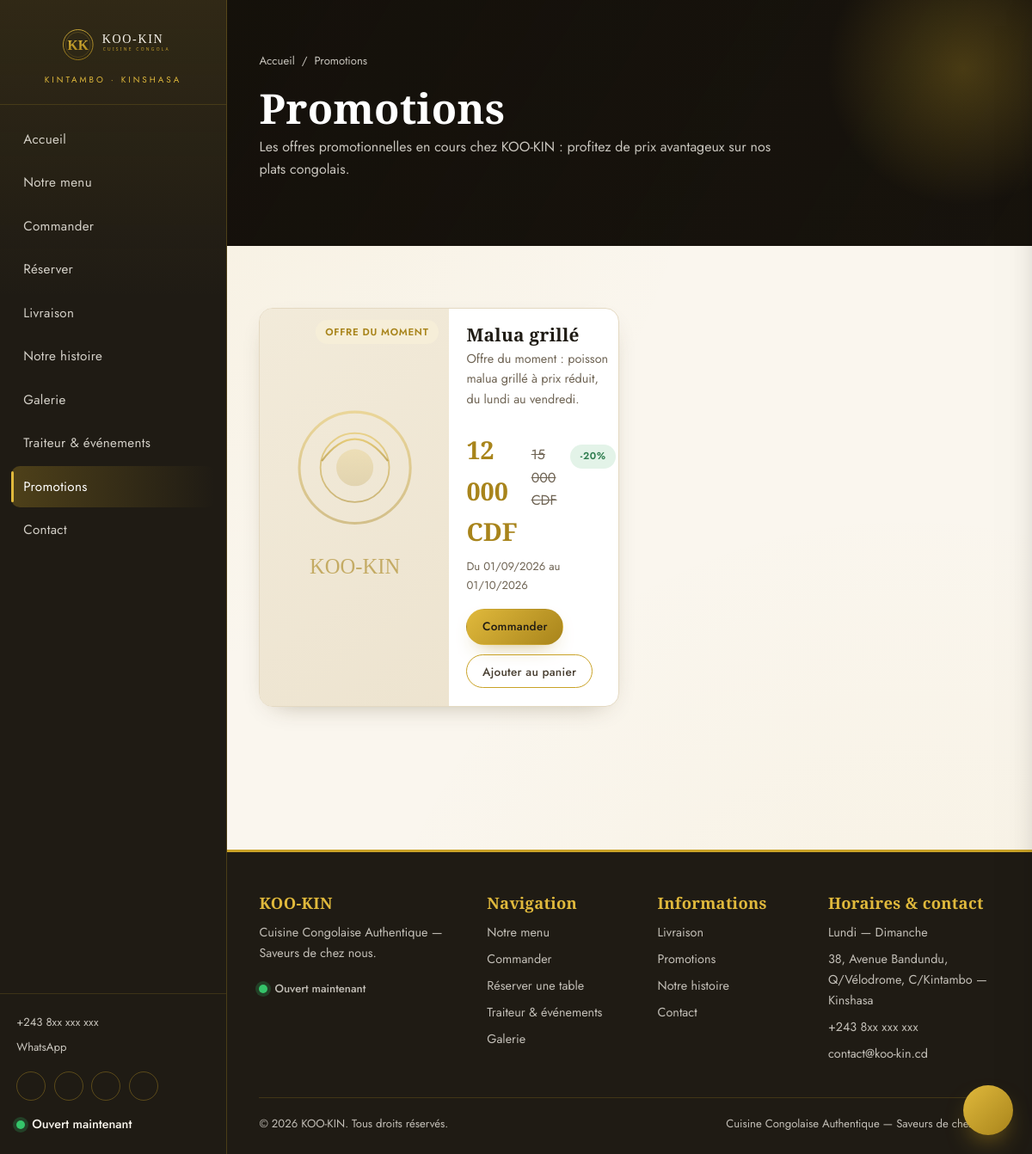
The app's page /promotions.php with its own data.
### tables this page shows
CREATE TABLE `parametres_site` (
  `id` INT UNSIGNED NOT NULL AUTO_INCREMENT,
  `cle` VARCHAR(100) NOT NULL,
  `valeur` TEXT NULL,
  `description` VARCHAR(255) NULL,
  PRIMARY KEY (`id`),
  UNIQUE KEY `uq_parametres_cle` (`cle`)
);

CREATE TABLE `promotions` (
  `id` INT UNSIGNED NOT NULL AUTO_INCREMENT,
  `plat_id` INT UNSIGNED NULL,
  `nom` VARCHAR(150) NOT NULL,
  `description` TEXT NULL,
  `prix_normal` INT UNSIGNED NOT NULL,
  `prix_promo` INT UNSIGNED NOT NULL,
  `photo` VARCHAR(255) NULL,
  `date_debut` DATE NULL,
  `date_fin` DATE NULL,
  `actif` TINYINT(1) NOT NULL DEFAULT 1,
  `created_at` DATETIME NOT NULL DEFAULT CURRENT_TIMESTAMP,
  PRIMARY KEY (`id`),
  KEY `fk_promotions_plat` (`plat_id`),
  CONSTRAINT `fk_promotions_plat` FOREIGN KEY (`plat_id`)
    REFERENCES `plats` (`id`) ON DELETE SET NULL ON UPDATE CASCADE
);

### classes/core/Config.php (called while the page is built, shortened)
<?php
class Config
{
    private static ?array $items = null;
    public static function load(array $data): void
    {
        self::$items = $data;
    }
    public static function get(string $key, mixed $default = null): mixed
    {
        $segments = explode('.', $key);
        $value = self::$items;
        foreach ($segments as $segment) {
            if (!is_array($value) || !array_key_exists($segment, $value)) {
                return $default;
            }
            $value = $value[$segment];
        }
        return $value;
    }
}

### classes/core/Database.php (called while the page is built, shortened)
<?php
class Database
{
    private static ?Database $instance = null;
    private PDO $pdo;
    private function __construct(array $cfg)
    {
        $dsn = sprintf(
            'mysql:host=%s;port=%d;dbname=%s;charset=%s',
            $cfg['host'],
            $cfg['port'],
            $cfg['name'],
            $cfg['charset']
        );
        try {
            $this->pdo = new PDO($dsn, $cfg['user'], $cfg['pass'], [
                PDO::ATTR_ERRMODE            => PDO::ERRMODE_EXCEPTION,
                PDO::ATTR_DEFAULT_FETCH_MODE => PDO::FETCH_ASSOC,
                PDO::ATTR_EMULATE_PREPARES   => false,
            ]);
        } catch (PDOException $e) {
            throw new RuntimeException('Connexion à la base de données impossible : ' . $e->getMessage());
        }
    }
    public static function init(array $cfg): void
    {
        if (self::$instance === null) {
            self::$instance = new self($cfg);
        }
    }
    public static function instance(): self
    {
        return self::$instance;
    }
    public function run(string $sql, array $params = []): \PDOStatement
    {
        $stmt = $this->pdo->prepare($sql);
        $stmt->execute($params);
        return $stmt;
    }
    public function all(string $sql, array $params = []): array
    {
        return $this->run($sql, $params)->fetchAll();
    }
    public function one(string $sql, array $params = []): ?array
    {
        $row = $this->run($sql, $params)->fetch();
        return $row === false ? null : $row;
    }
}

### promotions.php (the view, shortened to what this page needs)
<?php
$promotions = db()->all('SELECT p.*, pl.nom AS plat_nom FROM promotions p LEFT JOIN plats pl ON pl.id = p.plat_id WHERE p.actif = 1 ORDER BY p.id DESC');
$page = [
    'titre' => 'Promotions — KOO-KIN',
    'actif' => 'promotions',
    'description' => 'Les offres promotionnelles en cours chez KOO-KIN : profitez de prix avantageux sur nos plats congolais.',
    'fil' => 'Promotions',
];
require BASE_PATH . 'includes/front/header.php';
require BASE_PATH . 'includes/front/entete-page.php';
?>
<section class="section">
    <div class="conteneur">
        <?php if ($promotions): ?>
            <div class="grille grille--2">
                <?php foreach ($promotions as $promo):
                    $active = (!empty($promo['date_debut']) && strtotime($promo['date_debut']) > time()) ||
                              (!empty($promo['date_fin']) && strtotime($promo['date_fin']) < time()); ?>
                    <article class="carte animer" style="flex-direction:row;align-items:stretch">
                        <div class="carte__media" style="min-width:220px;aspect-ratio:auto">
                            <img src="<?= e(plat_photo($promo['photo'] ?? null)) ?>" alt="<?= e($promo['nom']) ?>" loading="lazy">
                            <?php if ($active): ?>
                                <div class="carte__etiquettes carte__etiquettes--droite"><span class="badge badge--erreur">Terminée</span></div>
                            <?php else: ?>
                                <div class="carte__etiquettes carte__etiquettes--droite"><span class="badge badge--or">Offre du moment</span></div>
                            <?php endif; ?>
                        </div>
                        <div class="carte__corps">
                            <h3 class="carte__titre"><?= e($promo['nom']) ?></h3>
                            <p class="carte__desc"><?= e($promo['description'] ?: '') ?></p>
                            <div style="display:flex;gap:1rem;align-items:baseline;margin:.4rem 0">
                                <span class="prix" style="font-size:1.8rem"><?= e(format_prix($promo['prix_promo'])) ?></span>
                                <span class="prix--barre"><?= e(format_prix($promo['prix_normal'])) ?></span>
                                <span class="badge badge--succes">-<?= e((string) round(100 * (1 - (int) $promo['prix_promo'] / max(1, (int) $promo['prix_normal'])))) ?>%</span>
                            </div>
                            <?php if (!empty($promo['date_debut']) && !empty($promo['date_fin'])): ?>
                                <p class="texte-doux" style="font-size:.82rem">Du <?= e(date('d/m/Y', strtotime($promo['date_debut']))) ?> au <?= e(date('d/m/Y', strtotime($promo['date_fin']))) ?></p>
                            <?php endif; ?>
                            <div style="margin-top:auto;display:flex;gap:.7rem;flex-wrap:wrap">
                                <a href="<?= e(url('commander.php')) ?>" class="btn btn--or btn--sm">Commander</a>
                                <?php if ($promo['plat_id']): ?>
                                    <button type="button" class="btn btn--contour btn--sm" data-panier="<?= (int) $promo['plat_id'] ?>">Ajouter au panier</button>
                                <?php endif; ?>
                            </div>
                        </div>
                    </article>
                <?php endforeach; ?>
            </div>
        <?php endif; ?>
    </div>
</section>
<?php require BASE_PATH . 'includes/front/footer.php';

### includes/front/header.php (shortened to what this page needs)
<?php
$page = $page ?? [];
$actif = $page['actif'] ?? '';
$phone = (string) param('telephone', '+243 8xx xxx xxx');
$whatsapp = (string) param('whatsapp', '2438xxxxxxx');
$horaireDuJour = db()->one(
    'SELECT ouverture, fermeture, ferme FROM horaires WHERE id = ? LIMIT 1',
    [(int) date('N')]
);
$statut = 'ferme';
if ($horaireDuJour && (int) $horaireDuJour['ferme'] === 0 && $horaireDuJour['ouverture'] && $horaireDuJour['fermeture']) {
    $now = time();
    $ouvre = strtotime('today ' . $horaireDuJour['ouverture']);
    $ferme = strtotime('today ' . $horaireDuJour['fermeture']);
    $statut = ($now >= $ouvre && $now <= $ferme) ? 'ouvert' : 'ferme';
}
?>
<!doctype html>
<html lang="fr">
<head>
    <link rel="stylesheet" href="<?= e(asset('css/style.css')) ?>">
</head>
<body>
<aside class="sidebar" id="sidebar" aria-label="Navigation principale">
    <div class="sidebar__logo">
        <a href="<?= e(url('/')) ?>">
            <img src="<?= e(asset('img/logo.svg')) ?>" alt="KOO-KIN">
        </a>
        <span>Kintambo · Kinshasa</span>
    </div>
    <nav class="sidebar__nav">
        <a href="<?= e(url('/')) ?>" class="<?= $actif === 'accueil' ? 'actif' : '' ?>">Accueil</a>
        <a href="<?= e(url('menu.php')) ?>" class="<?= $actif === 'menu' ? 'actif' : '' ?>">Notre menu</a>
        <a href="<?= e(url('commander.php')) ?>" class="<?= $actif === 'commander' ? 'actif' : '' ?>">Commander</a>
        <a href="<?= e(url('reservation.php')) ?>" class="<?= $actif === 'reservation' ? 'actif' : '' ?>">Réserver</a>
        <a href="<?= e(url('livraison.php')) ?>" class="<?= $actif === 'livraison' ? 'actif' : '' ?>">Livraison</a>
        <a href="<?= e(url('histoire.php')) ?>" class="<?= $actif === 'histoire' ? 'actif' : '' ?>">Notre histoire</a>
        <a href="<?= e(url('galerie.php')) ?>" class="<?= $actif === 'galerie' ? 'actif' : '' ?>">Galerie</a>
        <a href="<?= e(url('traiteur.php')) ?>" class="<?= $actif === 'traiteur' ? 'actif' : '' ?>">Traiteur &amp; événements</a>
        <a href="<?= e(url('promotions.php')) ?>" class="<?= $actif === 'promotions' ? 'actif' : '' ?>">Promotions</a>
        <a href="<?= e(url('contact.php')) ?>" class="<?= $actif === 'contact' ? 'actif' : '' ?>">Contact</a>
    </nav>
    <div class="sidebar__contact">
        <a href="tel:<?= e(preg_replace('/\s+/', '', $phone)) ?>"><?= e($phone) ?></a>
        <a href="https://wa.me/<?= e($whatsapp) ?>" target="_blank" rel="noopener">WhatsApp</a>
        <div class="sidebar__social">
            <a href="<?= e((string) param('facebook', '#')) ?>" target="_blank" rel="noopener" aria-label="Facebook"><?= icone('facebook') ?></a>
            <a href="<?= e((string) param('instagram', '#')) ?>" target="_blank" rel="noopener" aria-label="Instagram"><?= icone('instagram') ?></a>
            <a href="<?= e((string) param('tiktok', '#')) ?>" target="_blank" rel="noopener" aria-label="TikTok"><?= icone('tiktok') ?></a>
            <a href="https://wa.me/<?= e($whatsapp) ?>" target="_blank" rel="noopener" aria-label="WhatsApp"><?= icone('whatsapp') ?></a>
        </div>
        <p class="statut-ouvert <?= $statut === 'ouvert' ? 'ouvert' : 'ferme' ?>" style="margin:1rem 0 0">
            <span class="point"></span>
            <?= $statut === 'ouvert' ? 'Ouvert maintenant' : 'Fermé actuellement' ?>
        </p>
    </div>
</aside>
<div class="page">
    <main id="contenu">

### includes/front/footer.php (shortened to what this page needs)
<?php
require BASE_PATH . 'includes/front/chatbox.php';
?>
<footer class="footer">
    <div class="conteneur">
        <div class="footer__grid">
            <div>
                <h4>KOO-KIN</h4>
                <p style="font-size:.9rem"><?= e((string) param('footer_texte', 'Cuisine Congolaise Authentique — Saveurs de chez nous.')) ?></p>
                <p class="statut-ouvert <?php
                    $h = db()->one('SELECT ouverture, fermeture, ferme FROM horaires WHERE id = ? LIMIT 1', [(int) date('N')]);
                    $open = false;
                    if ($h) { $n = time(); $o = strtotime('today ' . $h['ouverture']); $f = strtotime('today ' . $h['fermeture']); if ($f < $o) { $f += 86400; } $open = ((int) $h['ferme'] === 0 && $n >= $o && $n <= $f); }
                echo $open ? 'ouvert' : 'ferme'; ?>"><span class="point"></span><span style="font-size:.82rem"><?= $open ? 'Ouvert maintenant' : 'Fermé actuellement' ?></span></p>
            </div>
            <div>
                <h4>Navigation</h4>
                <ul>
                    <li><a href="<?= e(url('menu.php')) ?>">Notre menu</a></li>
                    <li><a href="<?= e(url('commander.php')) ?>">Commander</a></li>
                    <li><a href="<?= e(url('reservation.php')) ?>">Réserver une table</a></li>
                    <li><a href="<?= e(url('traiteur.php')) ?>">Traiteur &amp; événements</a></li>
                    <li><a href="<?= e(url('galerie.php')) ?>">Galerie</a></li>
                </ul>
            </div>
            <div>
                <h4>Informations</h4>
                <ul>
                    <li><a href="<?= e(url('livraison.php')) ?>">Livraison</a></li>
                    <li><a href="<?= e(url('promotions.php')) ?>">Promotions</a></li>
                    <li><a href="<?= e(url('histoire.php')) ?>">Notre histoire</a></li>
                    <li><a href="<?= e(url('contact.php')) ?>">Contact</a></li>
                </ul>
            </div>
            <div>
                <h4>Horaires &amp; contact</h4>
                <ul>
                    <li><?= e((string) param('horaires_texte', 'Lundi — Dimanche')) ?></li>
                    <li><?= e((string) param('adresse', '')) ?></li>
                    <li><a href="tel:<?= e(preg_replace('/\s+/', '', (string) param('telephone', ''))) ?>"><?= e((string) param('telephone', '')) ?></a></li>
                    <li><a href="mailto:<?= e((string) param('email', '')) ?>"><?= e((string) param('email', '')) ?></a></li>
                </ul>
            </div>
        </div>
        <div class="footer__bas">
            <span>© <?= date('Y') ?> <?= e((string) param('site_nom', 'KOO-KIN')) ?>. Tous droits réservés.</span>
            <span><?= e((string) param('site_slogan', 'Cuisine Congolaise Authentique')) ?> — <?= e((string) param('site_description', 'Saveurs de chez nous')) ?></span>
        </div>
    </div>
</footer>
</main>
</div>
</body>
</html>

### records on screen
parametres_site: valeur "+243 8xx xxx xxx"
promotions: shows "OFFRE DU MOMENT", nom "Malua grillé", description "Offre du moment : poisson malua grillé à prix réduit, du lundi au vendredi.", prix_promo.valeur "12 000 CDF", prix_normal.valeur "15 000 CDF", prix_promo+prix_normal "20", date_debut "01/09/2026", date_fin "01/10/2026"
parametres_site: valeur "Cuisine Congolaise Authentique — Saveurs de chez nous."
parametres_site: valeur "Lundi — Dimanche"
parametres_site: valeur "38, Avenue Bandundu, Q/Vélodrome, C/Kintambo — Kinshasa"
parametres_site: valeur "contact@koo-kin.cd"
parametres_site: valeur "KOO-KIN"
parametres_site: valeur "Cuisine Congolaise Authentique"
parametres_site: valeur "Saveurs de chez nous"

### other values on screen
$fil "Promotions"
$h1 "Promotions"
$description "Les offres promotionnelles en cours chez KOO-KIN : profitez de prix avantageux sur nos plats congolais."
